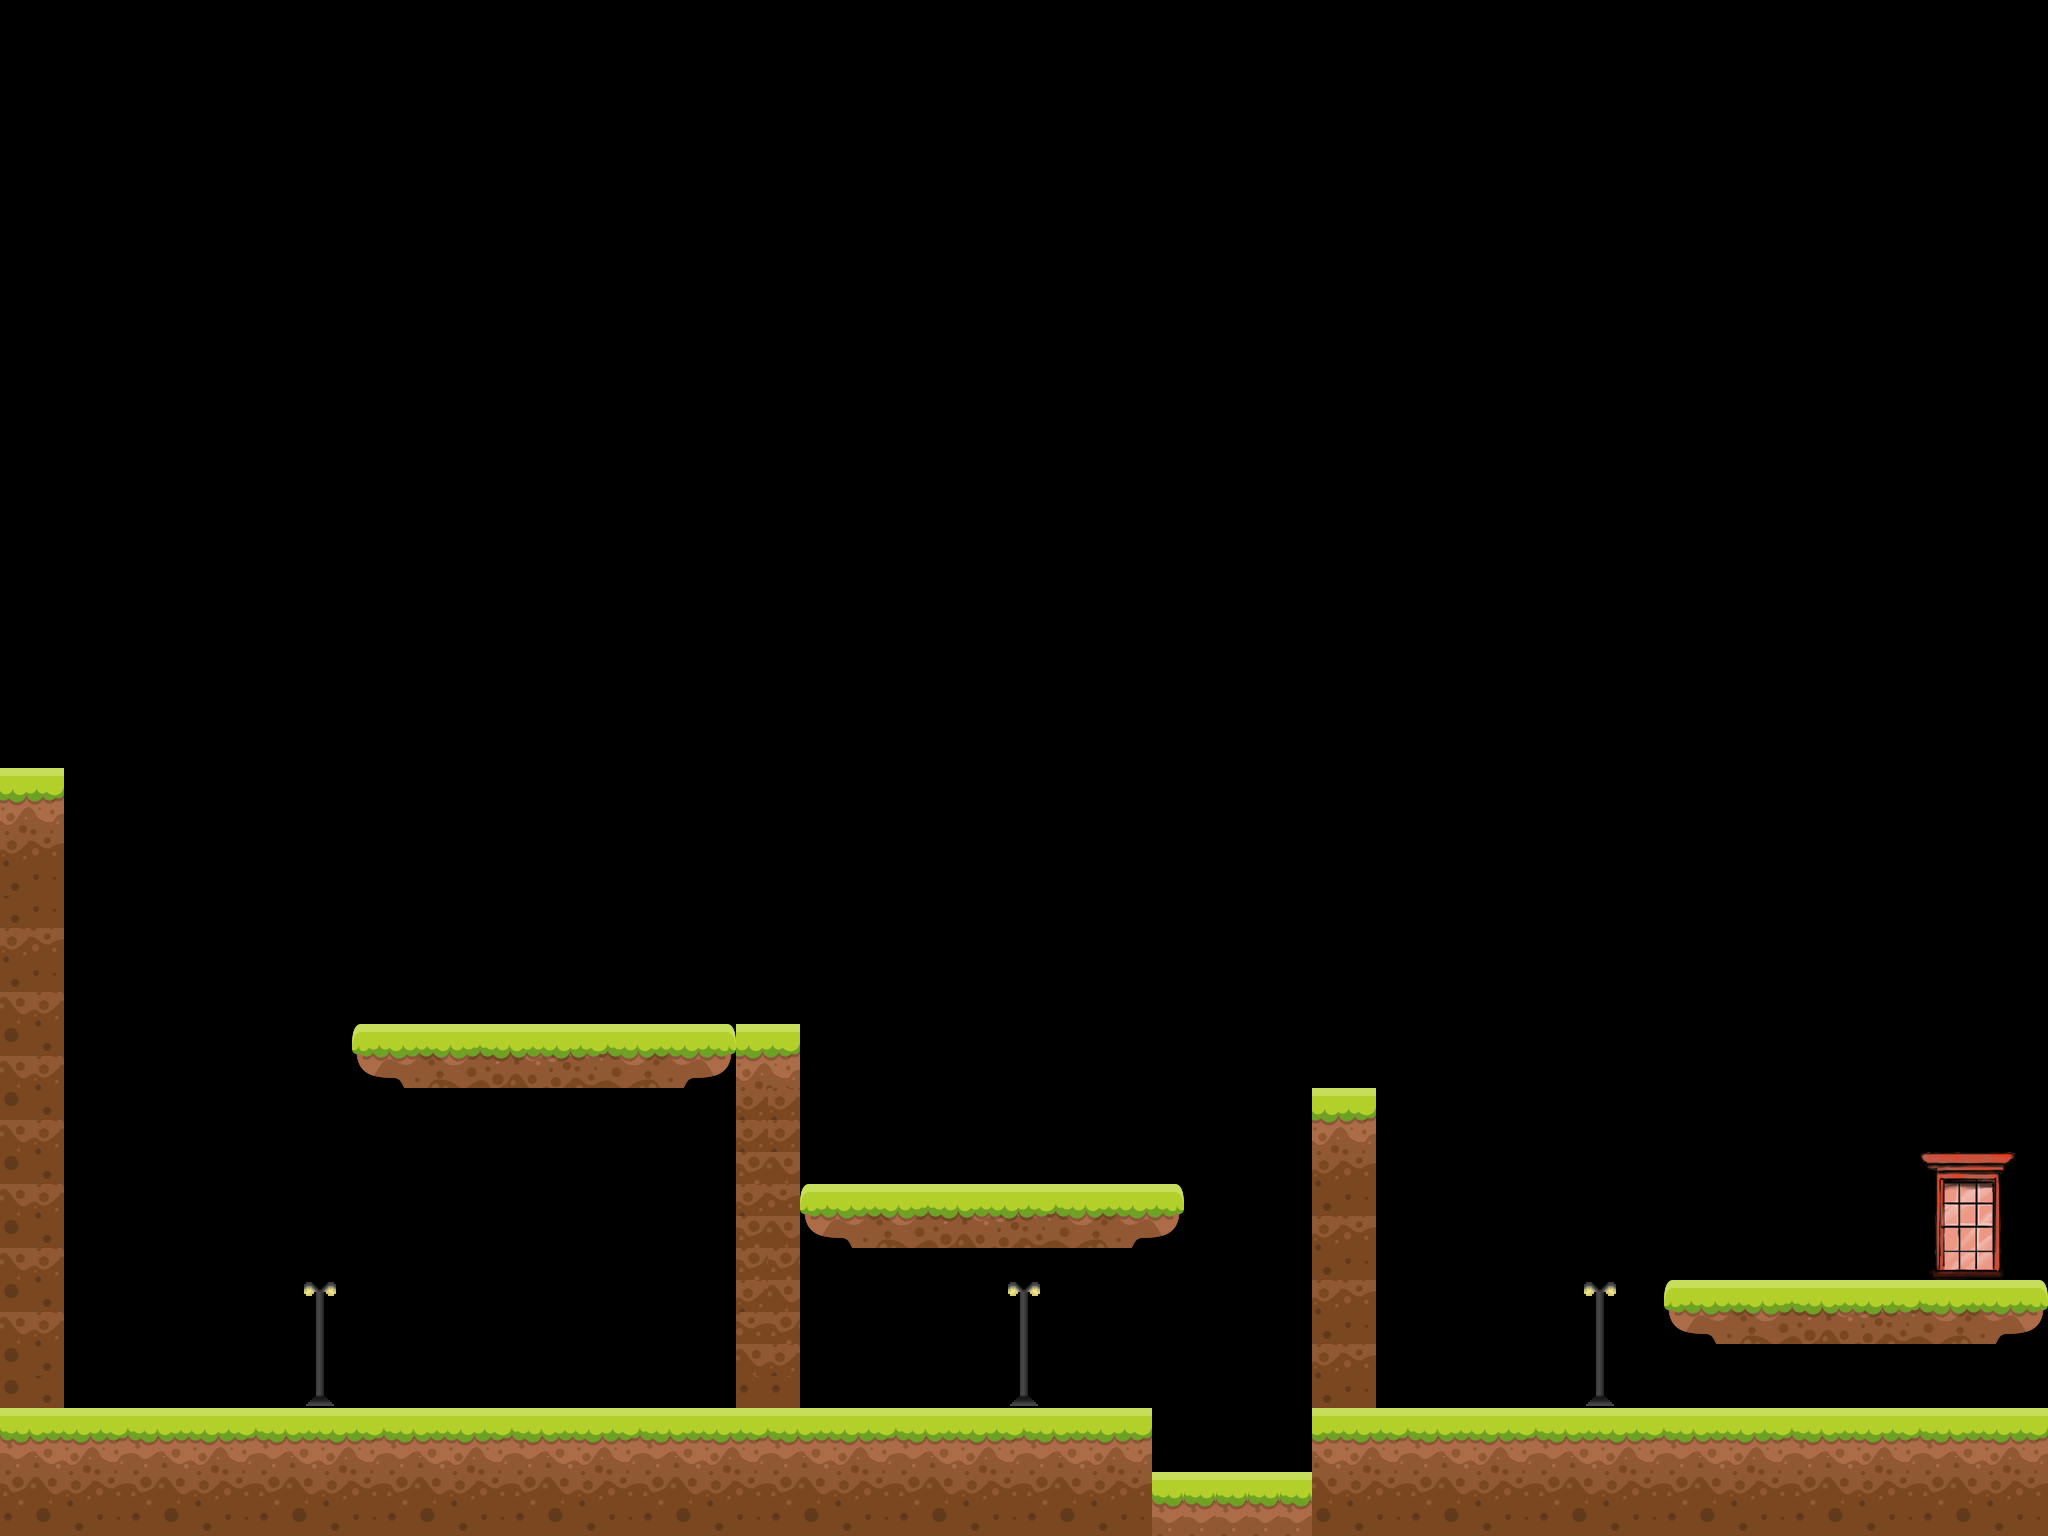

This game map was drawn from its Tiled (.tmx) file and the tilesets committed beside it. A one-line description and the trimmed map source follow:
An orthogonal 64x48 tile map with 32x32 px tiles, 1 tile layer (Tile Layer 1), 13 tilesets and 31 objects (6x platform, 4x ground, big saw).

<map version="1.0" orientation="orthogonal" renderorder="left-up" width="64" height="48" tilewidth="32" tileheight="32" nextobjectid="68">
 <tileset firstgid="1" name="terrain" tilewidth="32" tileheight="32" tilecount="16" columns="4">
  <image source="Tiles/2.png" width="128" height="128" />
 </tileset>
 <tileset firstgid="17" name="terrain2" tilewidth="32" tileheight="32" tilecount="8" columns="4">
  <image source="Tiles/13.png" width="128" height="93" />
 </tileset>
 <tileset firstgid="25" name="terrain3" tilewidth="32" tileheight="32" tilecount="8" columns="4">
  <image source="Tiles/14.png" width="128" height="93" />
 </tileset>
 <tileset firstgid="33" name="terrain4" tilewidth="32" tileheight="32" tilecount="8" columns="4">
  <image source="Tiles/15.png" width="128" height="93" />
 </tileset>
 <tileset firstgid="41" name="coins" tilewidth="64" tileheight="64" tilecount="64" columns="8">
  <image source="../sprites/coinsheet.png" width="512" height="512" />
 </tileset>
 <tileset firstgid="105" name="exit" tilewidth="62" tileheight="64" tilecount="1" columns="1">
  <image source="Object/Sign_2.png" width="62" height="64" />
 </tileset>
 <tileset firstgid="106" name="street-light" tilewidth="32" tileheight="32" tilecount="8" columns="2">
  <image source="Object/street-light.png" width="64" height="128" />
 </tileset>
 <tileset firstgid="114" name="water" tilewidth="32" tileheight="32" tilecount="12" columns="4">
  <image source="Tiles/17.png" width="128" height="99" />
 </tileset>
 <tileset firstgid="126" name="saw" tilewidth="96" tileheight="96" tilecount="1" columns="1">
  <image source="Object/saw.png" width="96" height="96" />
 </tileset>
 <tileset firstgid="127" name="big saw" tilewidth="128" tileheight="128" tilecount="1" columns="1">
  <image source="Object/big saw.png" width="128" height="128" />
 </tileset>
 <tileset firstgid="128" name="life item" tilewidth="32" tileheight="32" tilecount="1" columns="1">
  <image source="Object/life.png" width="40" height="39" />
 </tileset>
 <tileset firstgid="129" name="key" tilewidth="32" tileheight="32" tilecount="1" columns="1">
  <image source="Object/key.png" width="32" height="32" />
 </tileset>
 <tileset firstgid="130" name="Door" tilewidth="32" tileheight="32" tilecount="12" columns="3">
  <image source="Building 1/Window.png" width="96" height="128" />
 </tileset>
 <imagelayer name="Background Image" offsetx="0" offsety="-320">
  <image source="Sky/Sky 1 v2.jpg" width="6051" height="2371" />
 </imagelayer>
 <objectgroup name="saw">
  <object id="52" name="big saw" type="big saw" gid="127" x="1169" y="1536" width="128" height="128" />
  <object id="54" gid="127" x="0" y="1024" width="128" height="128" />
 </objectgroup>
 <layer name="Tile Layer 1" width="64" height="48">
  <data>[3072 cells, 438 non-empty, 60 distinct tile ids]</data>
 </layer>
 <objectgroup name="collision">
  <object id="5" name="ground" type="ground" x="0" y="1408" width="1152" height="128" />
  <object id="6" name="platform" type="platform" x="352" y="1024" width="384" height="64" />
  <object id="7" name="platform" type="platform" x="800" y="1184" width="384" height="64" />
  <object id="8" name="platform" type="platform" x="1664" y="1280" width="384" height="64" />
  <object id="27" name="ground" type="ground" x="1312" y="1088" width="64" height="322" />
  <object id="40" name="gound" type="ground" x="1312" y="1408" width="735" height="128" />
  <object id="57" name="ground" type="ground" x="0" y="768" width="64" height="640" />
  <object id="58" x="736" y="1024" width="64" height="384" />
  <object id="61" x="1152" y="1472" width="160" height="64" />
  <object id="64" name="platform" x="832" y="1216" width="320" height="32" />
  <object id="65" name="platform" x="1696" y="1312" width="320" height="32" />
  <object id="66" name="platform" x="384" y="1056" width="320" height="32" />
 </objectgroup>
 <objectgroup color="#000100" name="coins">
  <object id="11" gid="75" x="416" y="1408" width="64" height="64" />
  <object id="12" gid="75" x="608" y="1408" width="64" height="64" />
  <object id="14" gid="75" x="960" y="1184" width="64" height="64" />
  <object id="15" gid="75" x="1088" y="1184" width="64" height="64" />
  <object id="16" gid="75" x="1376" y="1280" width="64" height="64" />
  <object id="17" gid="75" x="1504" y="1280" width="64" height="64" />
  <object id="18" gid="75" x="1440" y="1408" width="64" height="64" />
  <object id="19" gid="75" x="1824" y="1408" width="64" height="64" />
  <object id="28" gid="73" x="1248" y="1376" width="64" height="64" />
  <object id="29" gid="73" x="1248" y="1280" width="64" height="64" />
  <object id="30" gid="73" x="1248" y="1184" width="64" height="64" />
  <object id="41" gid="75" x="832" y="1184" width="64" height="64" />
 </objectgroup>
 <objectgroup name="exit">
  <object id="67" x="1952" y="1184" width="32" height="96" />
 </objectgroup>
 <objectgroup name="life item">
  <object id="62" gid="128" x="32" y="768" width="32" height="32" />
 </objectgroup>
 <objectgroup name="zoom out">
  <object id="59" x="640" y="768" width="32" height="768" />
 </objectgroup>
 <objectgroup name="zoom in">
  <object id="60" x="1568" y="768" width="32" height="768" />
 </objectgroup>
 <objectgroup name="key">
  <object id="63" gid="129" x="864" y="1408" width="32" height="32" />
 </objectgroup>
</map>
